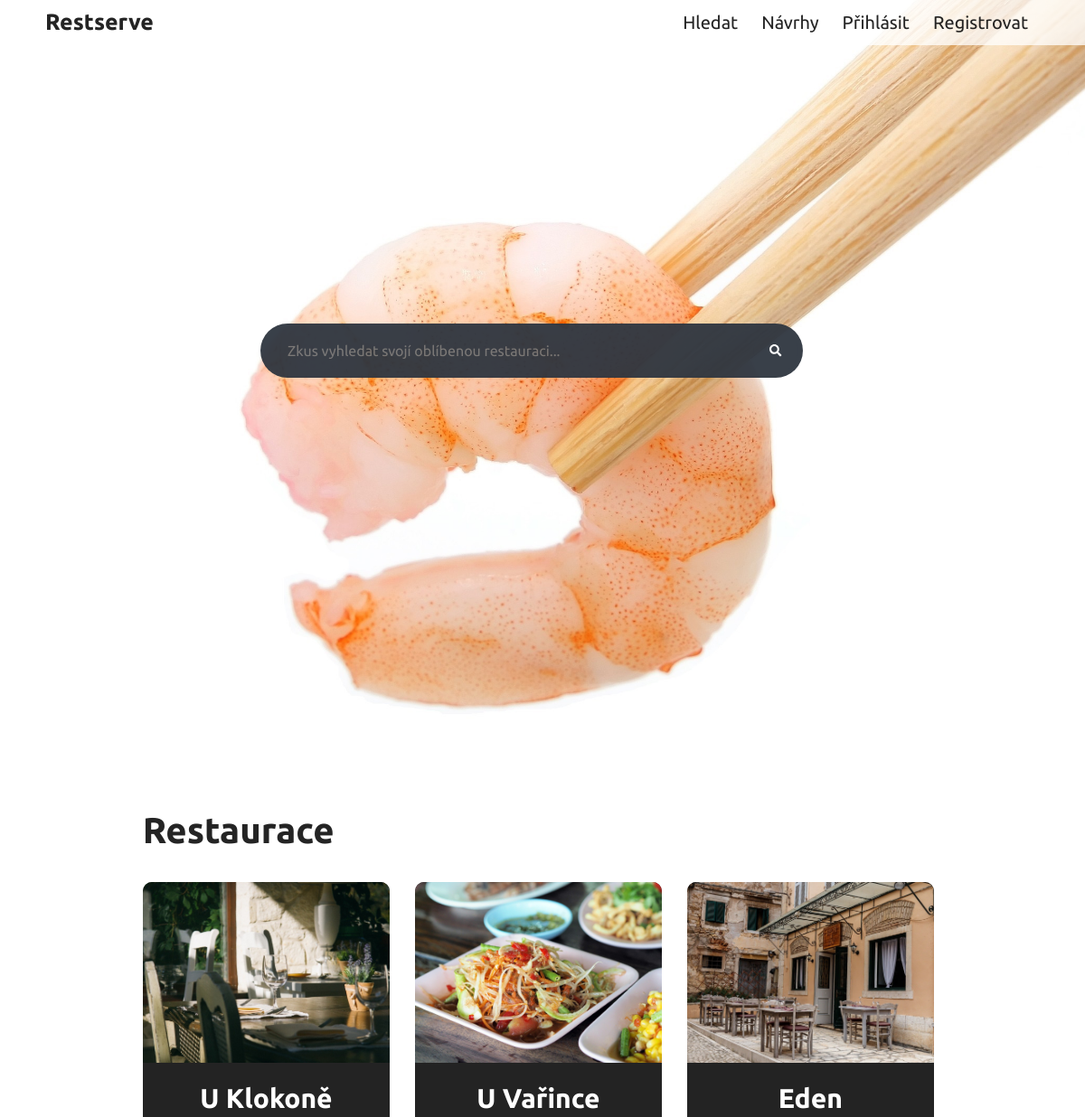
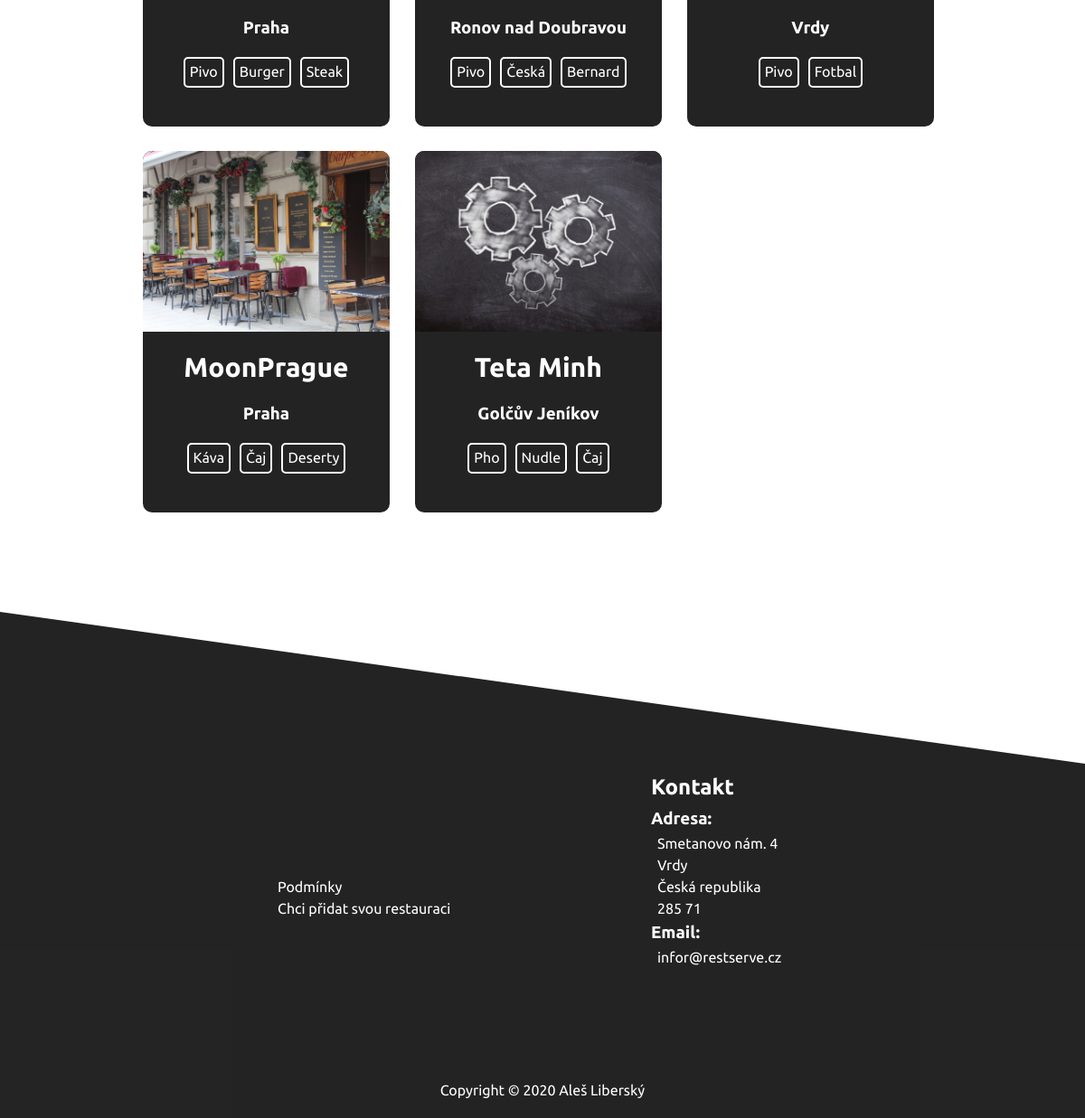
The page / on the database its author committed (2 pictures, top to bottom).
### tables this page shows
CREATE TABLE `rest_restaurace` (
  `r_id` int(11) NOT NULL,
  `name` text NOT NULL,
  `title` text NOT NULL,
  `tags` text NOT NULL,
  `description` text NOT NULL,
  `opening_mo` varchar(25) NOT NULL DEFAULT 'Zavřeno',
  `opening_tu` varchar(25) NOT NULL DEFAULT 'Zavřeno',
  `opening_we` varchar(25) NOT NULL DEFAULT 'Zavřeno',
  `opening_th` varchar(25) NOT NULL DEFAULT 'Zavřeno',
  `opening_fr` varchar(25) NOT NULL DEFAULT 'Zavřeno',
  `opening_sa` varchar(25) NOT NULL DEFAULT 'Zavřeno',
  `opening_su` varchar(25) NOT NULL DEFAULT 'Zavřeno',
  `picture` text NOT NULL,
  `email` text NOT NULL,
  `phone` varchar(25) NOT NULL,
  `city` text NOT NULL,
  `street` text NOT NULL,
  `no` int(10) NOT NULL,
  `zip` int(5) NOT NULL,
  `contribution` int(11) NOT NULL
);

### index.php (the view)
<?php
    include 'includes/database.php';
    include 'includes/header.php';
?>
    <div class="frame" id="search">
        <form class="search" method="get" action="searchPage.php">
            <input class="searchInput" type="text" name="searched" placeholder="Zkus vyhledat svojí oblíbenou restauraci..." required>
            <button id="searchButton" class="searchButton" type="submit"><i class="fas fa-search"></i></button>
        </form>
    </div>
    <div class="offer" id="offer">
        <h1>Restaurace</h1>
        <div class="restaurantOffer">
            <?php
                try{
                    $restaurantsQuery = $db->prepare('SELECT * FROM rest_restaurace WHERE contribution>:price ORDER BY contribution DESC LIMIT 6;');
                    $restaurantsQuery->execute([
                        ':price'=>$priceLimit
                    ]);
                    $restaurants = $restaurantsQuery->fetchAll(PDO::FETCH_ASSOC);
                }
                catch (PDOException $e){
                    error_log($e->getMessage());
                }
                if (!empty($restaurants)) {
                    foreach ($restaurants as $restaurant) {
                        echo    '<a class="restaurantTile" href="restaurant.php?restaurantid='.htmlspecialchars($restaurant['r_id']).'">';
                        echo        '<div class="restaurantImage"';
                        if(!empty($restaurant['picture'])){
                            echo        ' style="background-image: url(\'./graphics/'.htmlspecialchars($restaurant['picture']).'.jpg\')"';
                        }
                        echo        '></div>';
                        echo        '<h2 class="restaurantName">'.htmlspecialchars($restaurant['name']).'</h2>';
                        echo        '<h3 class="restaurantSubtitle">'.htmlspecialchars($restaurant['city']).'</h3>';
                        echo        '<div class="restaurantTags">';
                        $restaurantTags = explode(",", htmlspecialchars($restaurant['tags']));
                        foreach ($restaurantTags as $restaurantTag){
                            echo '<div class="restaurantTag">'.$restaurantTag.'</div>';
                        }
                        echo        '</div>';
                        echo    '</a>';
                    }
                }
            ?>
        </div>
    </div>
<?php
    include 'includes/footer.php';

### includes/header.php (shortened to what this page needs)
<!DOCTYPE html>
<html lang="cs">
    <head>
        <link rel="stylesheet" type="text/css" href="styles/header.css">
        <?php
            if(isset($pageName)){
                echo '<title>Restserve - '.$pageName.'</title>';
            }
            else{
                $pageName = '';
            }
        ?>
    </head>
    <body>
    <header>
        <div class="header headerLeft">
            <a class="logoLink" href="./">
                Restserve
            </a>
        </div>
        <nav class="header headerRight">
            <div class="headerItem headerStable">
                <ul class="headerMenu">
                    <?php
                        if(isset($pageName)){
                            echo '<li><a href="index.php#search">Hledat</a></li>';
                            echo '<li><a href="index.php#offer">Návrhy</a></li>';
                        }
                        else{
                            echo '<li><a href="#search">Hledat</a></li>';
                            echo '<li><a href="#offer">Návrhy</a></li>';
                        }
                    ?>
                </ul>
            </div>
            <div class="headerItem headerChangeable">
                <ul class="headerMenu">
                    <?php
                    if(isset($_SESSION['user_id'])){
                        if ($pageName === 'Nástěnka'){
                            echo '<li><a class="underline" href="board.php">Nástěnka</a></li>';
                        }
                        else{
                            echo '<li><a href="board.php">Nástěnka</a></li>';
                        }
                        if($_SESSION['user_owner']==1){
                            if($pageName === 'Mé restaurace'){
                                echo '<li><a class="underline" href="myRestaurant.php">Mé&nbsp;restaurace</a></li>';
                            }
                            else{
                                echo '<li><a href="myRestaurant.php">Mé&nbsp;restaurace</a></li>';
                            }
                        }
                        if($_SESSION['user_admin']==1){
                            if($pageName === 'Správa uživatelů'){
                                echo '<li><a class="underline" href="personal.php">Správa&nbsp;uživatelů</a></li>';
                            }
                            else{
                                echo '<li><a href="personal.php">Správa&nbsp;uživatelů</a></li>';
                            }
                            if($pageName === 'Správa restaurací'){
                                echo '<li><a class="underline" href="admin.php">Správa&nbsp;restaurací</a></li>';
                            }
                            else{
                                echo '<li><a href="admin.php">Správa&nbsp;restaurací</a></li>';
                            }
                        }
                        echo '<li><a href="login/logout.php">Odhlásit</a></li>';
                    }
                    else{
                        if($pageName === 'Login'){
                            echo '<li><a class="underline" href="login.php">Přihlásit</a></li>';
                        }
                        else{
                            echo '<li><a href="login.php">Přihlásit</a></li>';
                        }
                        if($pageName === 'Registrace'){
                            echo '<li><a class="underline" href="registration.php">Registrovat</a></li>';
                        }
                        else{
                            echo '<li><a href="registration.php">Registrovat</a></li>';
                        }
                    }
                    ?>
                </ul>
            </div>
        </nav>
    </header>
    <main>

### includes/footer.php
        </main>
        <footer>
            <div class="topFooter">
                <svg xmlns="http://www.w3.org/2000/svg" viewBox="0 0 100 10" preserveAspectRatio="none">
                    <polygon points="0,0 100,10 0,10" />
                </svg>
            </div>
            <div class="bottomFooter">
                <div class="footer footerLeft">
                    <ul>
                        <li><a href="./documents/RestserveConditions.pdf" target="_blank">Podmínky</a></li>
                        <li><a href="#">Chci přidat svou restauraci</a></li>
                    </ul>
                </div>
                <div class="footer footerRight">
                    <h2>Kontakt</h2>
                    <h3>Adresa:</h3>
                    <ul>
                        <li>Smetanovo nám. 4</li>
                        <li>Vrdy</li>
                        <li>Česká republika</li>
                        <li>285 71</li>
                    </ul>
                    <h3>Email:</h3>
                    <ul>
                        <li>infor@restserve.cz</li>
                    </ul>
                </div>
                <div class="footerBottom">
                    Copyright &copy; 2020 Aleš Liberský
                </div>
            </div>
        </footer>
    </body>
</html>

### styles/header.css (style rules this page uses)
* { margin: 0; font-family: 'Ubuntu', sans-serif; }
header { width: 100vw; height: 50px; padding: 0 50px 0 50px; box-sizing: border-box; position: fixed; background-color: rgba(255, 255, 255, 0.75); z-index: 2; }
.header { height: 100%; }
.headerLeft { width: 60%; float: left; }
.logoLink { color: rgba(14, 14, 14, 0.91); text-decoration: none; cursor: pointer; display: block; width: 25%; height: 100%; text-align: left; font-size: 25px; padding: 10px 0 10px 0; font-weight: bold; transition: 1s; }
.headerRight { width: 40%; float: right; display: flex; justify-content: flex-end; }
.headerItem { width: auto; height: 100%; }
.headerMenu { width: auto; height: 100%; list-style-type: none; display: flex; justify-content: right; padding: 0; }
.headerMenu li { display: block; height: 100%; width: auto; }
.headerMenu li a { display: block; height: 100%; width: auto; text-decoration: none; color: rgba(14, 14, 14, 0.91); cursor: pointer; text-align: center; font-size: 20px; padding: 13px; margin: auto; box-sizing: border-box; transition: 1s; }
main { width: 100%; height: auto; min-height: 100vh; max-height: 1200vh; box-sizing: border-box; overflow: hidden; }
.frame { width: 100%; height: 100vh; background-color: white; background-image: url("../graphics/krevetaW.jpg"); background-size: contain; background-position: right top; background-repeat: no-repeat; }
.search { position: relative; top: 50%; left: 35%; transform: translate(-72%, -70%); width: 50%; height: 60px; margin: auto; background-color: #2f3640; border-radius: 40px; padding: 5px; box-sizing: border-box; z-index: 1; opacity: 0.95; }
.searchButton { color: white; float: right; width: 50px; height: 50px; border-radius: 50%; background-color: #2f3640; border: 1px solid #2f3640; display: flex; justify-content: center; align-items: center; cursor: pointer; transition: 0.5s; }
.searchInput { border: none; background: none; outline: none; float: left; padding: 0 20px; margin: 5px; color: white; font-size: 16px; line-height: 40px; width: 80%; }
.offer { min-height: 100vh; max-height: 500vh; width: 100%; padding: 8% 12%; box-sizing: border-box; background-color: white; }
.offer h1 { margin-left: 1.5%; margin-bottom: 20px; color: rgba(14, 14, 14, 0.91); font-size: 40px; }
.restaurantOffer { width: 100%; height: auto; display: flex; flex-wrap: wrap; justify-content: flex-start; }
.restaurantTile { display: block; width: 30%; height: 400px; border-radius: 10px; margin: 1.5%; align-self: center; background-color: rgba(14, 14, 14, 0.91); text-decoration: none; color: white; text-align: center; transition: 0.5s; }
.restaurantImage { height: 50%; width: 100%; background-image: url("../graphics/notfound.jpg"); background-size: cover; background-position: center; background-repeat: no-repeat; border-top-left-radius: 10px; border-top-right-radius: 10px; }
.restaurantName { height: 20%; width: 100%; padding: 8% 0 7% 0; box-sizing: border-box; font-size: 30px; }
.restaurantSubtitle { height: 5%; width: 100%; }
.restaurantTags { height: 25%; width: 100%; display: flex; flex-wrap: wrap; justify-content: center; padding: 7% 0 14% 0; box-sizing: border-box; }
.restaurantTag { height: 20px; width: auto; padding: 5px; border: 2px solid white; border-radius: 5px; margin: auto; margin-left: 5px; margin-right: 5px; transition: 0.5s; }
footer { width: 100%; height: 70vh; background-color: rgba(14, 14, 14, 0.91); color: white; box-sizing: border-box; }
.topFooter { width: 100%; height: 30%; box-sizing: border-box; overflow: hidden; }
footer svg { display: block; width: 100%; height: 100%; background: white; fill: rgba(14, 14, 14, 0.91); overflow: hidden; }
.bottomFooter { width: 100%; height: 70%; box-sizing: border-box; overflow: hidden; }
.footer { width: 50%; height: 90%; padding: 1% 10% 6% 10%; box-sizing: border-box; }
.footer h2 { margin-bottom: 10px; }
.footer ul { list-style-type: none; padding: 4px; }
.footer li { padding: 3px; }
.footer li a { text-decoration: none; color: white; }
.footerLeft { float: left; padding: 10% 6% 10% 25%; }
.footerRight { float: right; }
.footerBottom { width: 100%; height: 10%; text-align: center; }

### rows shown on the page
rest_restaurace: picture (picture), name "U Klokoně", city "Praha", tags "Pivo", tags "Burger", tags "Steak"
rest_restaurace: picture (picture), name "U Vařince", city "Ronov nad Doubravou", tags "Pivo", tags "Česká", tags "Bernard"
rest_restaurace: picture (picture), name "Eden", city "Vrdy", tags "Pivo", tags "Fotbal"
rest_restaurace: picture (picture), name "MoonPrague", city "Praha", tags "Káva", tags "Čaj", tags "Deserty"
rest_restaurace: name "Teta Minh", city "Golčův Jeníkov", tags "Pho", tags "Nudle", tags "Čaj"
